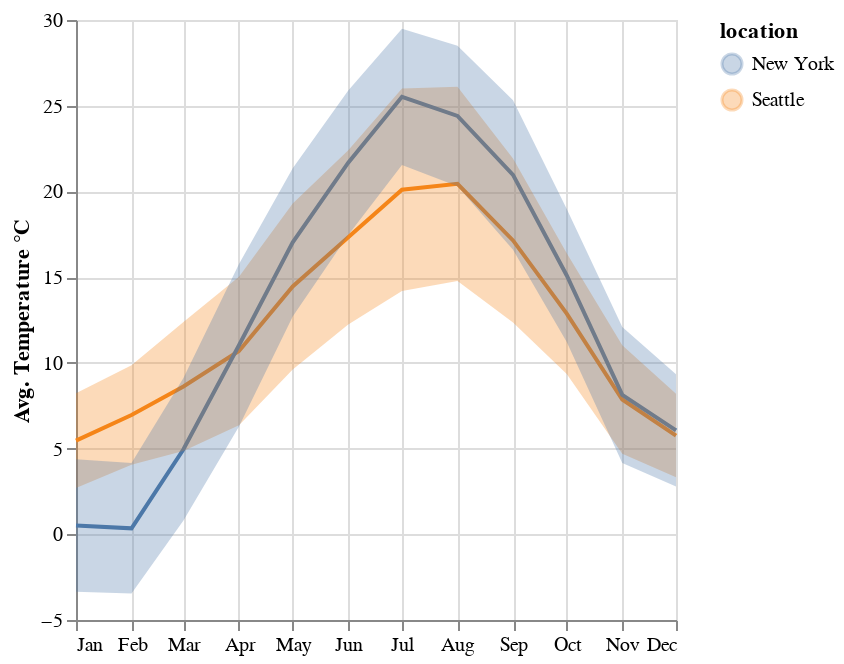

The code cell stored with this chart in its notebook:
### Code cell
alt.layer(tempMid, tempMinMax)

### Figure 1 — Vega-Lite specification as saved in the notebook (floating-point values rounded to 4 significant figures; data arrays with more than 128 entries replaced by an {"elided": "..."} marker saying what was removed)
{"config": {"view": {"continuousWidth": 300, "continuousHeight": 300}}, "layer": [{"mark": {"type": "line"}, "encoding": {"color": {"field": "location", "type": "nominal"}, "x": {"field": "date", "timeUnit": "month", "type": "temporal"}, "y": {"aggregate": "average", "field": "temp_mid", "type": "quantitative"}}, "transform": [{"calculate": "(+datum.temp_min + +datum.temp_max) / 2", "as": "temp_mid"}]}, {"mark": {"type": "area", "opacity": 0.3}, "encoding": {"color": {"field": "location", "type": "nominal"}, "x": {"axis": {"format": "%b"}, "field": "date", "timeUnit": "month", "title": null, "type": "temporal"}, "y": {"aggregate": "average", "field": "temp_max", "title": "Avg. Temperature °C", "type": "quantitative"}, "y2": {"aggregate": "average", "field": "temp_min"}}}], "data": {"name": "data-9ec872ab70bedb632340c46eb2bd33b5"}, "$schema": "https://vega.github.io/schema/vega-lite/v5.20.1.json", "datasets": {"data-9ec872ab70bedb632340c46eb2bd33b5": {"elided": "2922 records"}}}
